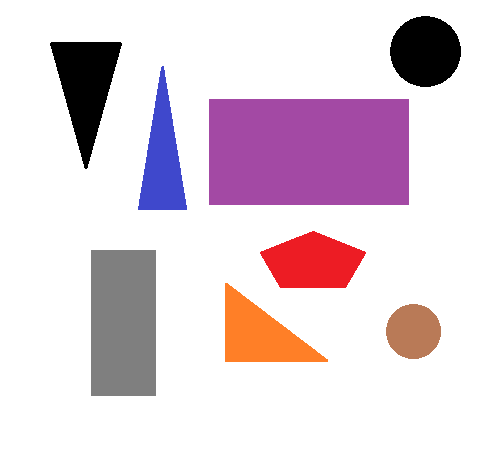
#> input picture DIP_AhmadDroobi_AtaaShaqoor/DIP_AhmadDroobi_AtaaShaqoor/Shape.bmp, 487 x 452 px
$ python Shap_detection.py
#> lines starting #> are read from the running program, lines starting #| are printed output that depends on the picture; after the words box and inside, x2 and y2 are one past the last pixel; in counts of white or black regions, pixels touching at a corner belong together
import numpy as np
import cv2

img = cv2.imread('Shape.bmp')
#> img is the input picture: shape (452, 487, 3); mean B, G, R 219.5, 210.5, 226.2
imgGrey = cv2.cvtColor(img, cv2.COLOR_BGR2GRAY)
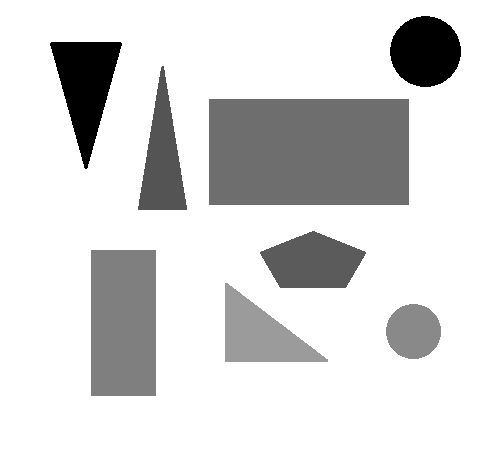
#> imgGrey: shape (452, 487); min 0, max 255, mean 216.1
_, thrash = cv2.threshold(imgGrey, 240, 255, cv2.THRESH_BINARY)
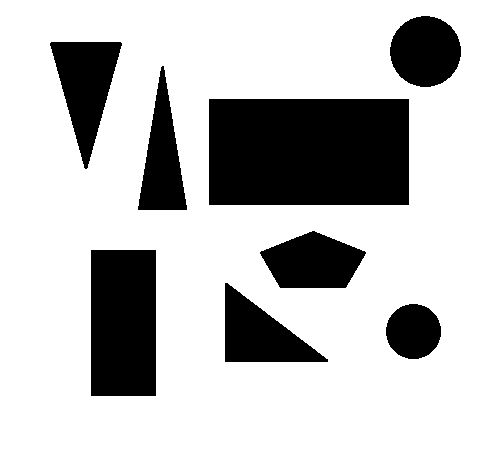
#> thrash: shape (452, 487); 75.5% white; 8 black regions
contours, _ = cv2.findContours(thrash, cv2.RETR_TREE, cv2.CHAIN_APPROX_NONE)
#> contours = 9 contours; largest, box (x1, y1, x2, y2) and area: (0, 0, 487, 452) 219186, (208, 98, 410, 206) 21505, (90, 249, 157, 397) 9700, (49, 41, 123, 170) 4945, (224, 282, 329, 363) 4406

cv2.imshow("img", img)
i = 1
for contour in contours:
    if i == 1:
        i+=1
        continue
    approx = cv2.approxPolyDP(contour, 0.01 * cv2.arcLength(contour, True), True)
    #cv2.drawContours(img, [approx], 0, (0, 0, 0), 5)
    x = approx.ravel()[0]
    y = approx.ravel()[1] - 5
    print("\n")
    if len(approx) == 3:
        cv2.fillPoly(img, pts=[approx], color=(0, 255, 0))
    elif len(approx) == 4:
        cv2.fillPoly(img, pts=[approx], color=(255, 0, 0))

    elif len(approx) >= 5 and len(approx) <= 10:
        cv2.fillPoly(img, pts=[approx], color=(0, 0, 0))
    else:
        cv2.fillPoly(img, pts=[approx], color=(0, 0, 255))
#> this loop made 9 passes
#> i on pass 1: 2
#> (approx, x, y) on passes 3, 4, 6, 7, 8: ([[224, 283], [328, 361], [225, 362]], 224, 278), ([[91, 249], [156, 250], [155, 396], [90, 395]], 91, 244), ([[208, 99], [408, 98], [409, 204], [209, 205]], 208, 94), ([[162, 65], [186, 210], [137, 209]], 162, 60), ([[51, 41], [122, 43], [86, 169]], 51, 36)
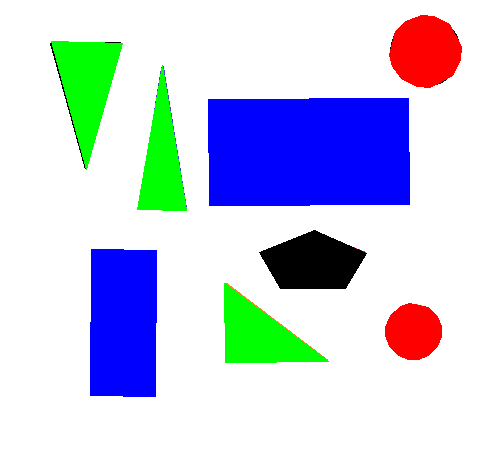
#> img: shape (452, 487, 3); mean B, G, R 227.3, 205.8, 198.8
#> after the loop, i = 2

cv2.imshow("shapes", img)
cv2.waitKey(0)
cv2.destroyAllWindows()
